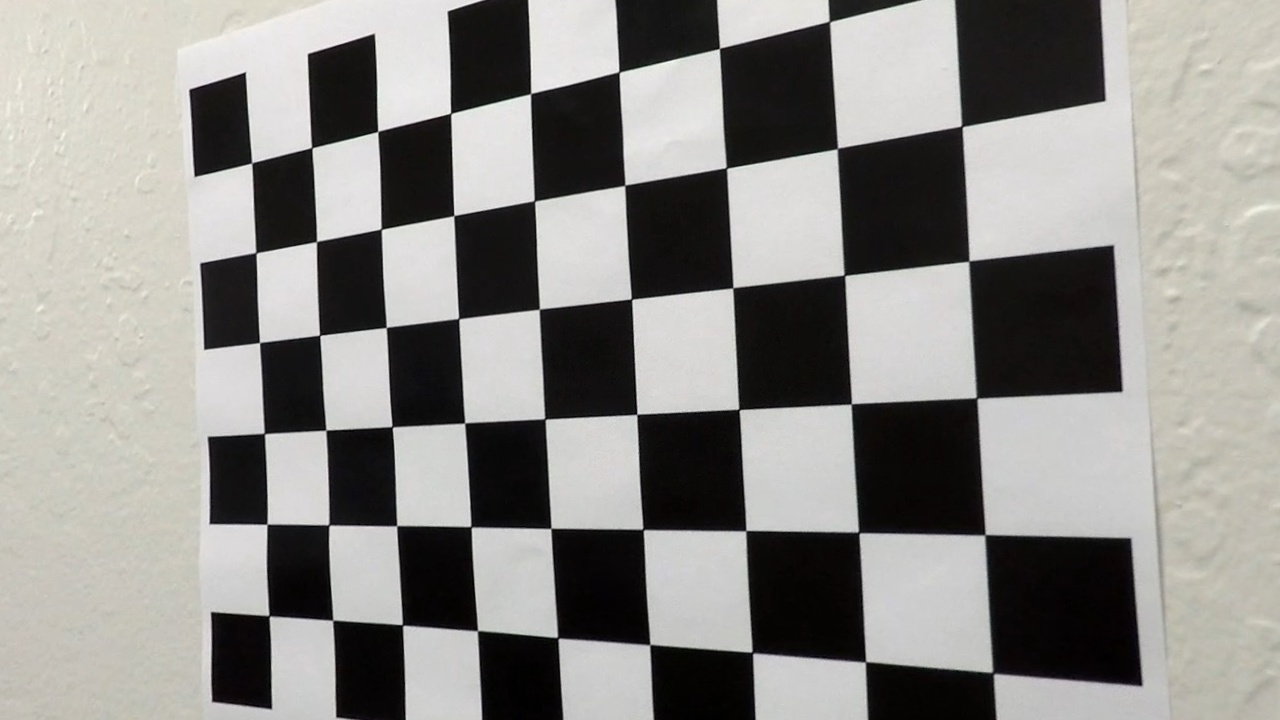
#> input picture output_images/camera_calibration.jpg, 1280 x 720 px, given in place of calibration5.jpg, which was not available
$ jupyter execute --allow-errors AdvancedLaneLines.ipynb   (shell and % lines are left out)   (older library calls are emulated)
#> lines starting #> are read from the running program, lines starting #| are printed output that depends on the picture; pictures that were not available may be replaced by others from this repository, and a replacement may not be noted
[cell 1]
import numpy as np
import cv2
import glob
import matplotlib.pyplot as plt
import pickle
import matplotlib.image as mpimg

globalcount = 1
chess_board_size_x = 9
chess_board_size_y = 6

# prepare object points, like (0,0,0), (1,0,0), (2,0,0) ....,(6,5,0)
objp = np.zeros((chess_board_size_y * chess_board_size_x,3), np.float32)
objp[:,:2] = np.mgrid[0:chess_board_size_x, 0:chess_board_size_y].T.reshape(-1,2)

# Arrays to store object points and image points from all the images.
objpoints = [] # 3d points in real world space
imgpoints = [] # 2d points in image plane.

# Make a list of calibration images
images = glob.glob('camera_cal/calibration*.jpg')

# Step through the list and search for chessboard corners
for idx, fname in enumerate(images):
    img = cv2.imread(fname)
    gray = cv2.cvtColor(img, cv2.COLOR_BGR2GRAY)

    # Find the chessboard corners
    ret, corners = cv2.findChessboardCorners(gray, (chess_board_size_x,chess_board_size_y), None)

    # If found, add object points, image points
    if ret == True:
        #print ("Found corners")
        objpoints.append(objp)
        imgpoints.append(corners)


print ("Found object points:", len(objpoints), " & corners: ", len(imgpoints))

[cell 2]
# modularing code
def undistort_lens(img, objp, imgp):
    # Do camera calibration given object points and image points
    img_size = (img.shape[1], img.shape[0])
    ret, mtx, dist, rvecs, tvecs = cv2.calibrateCamera(objpoints, imgpoints, img_size,None,None)

    dst = cv2.undistort(img, mtx, dist, None, mtx)
    return dst, mtx, dist

[cell 3]

# Test undistortion on an image
cal_img = mpimg.imread('camera_cal/calibration5.jpg')
#> cal_img is the input picture: shape (720, 1280, 3); mean R, G, B 140.8, 139.4, 135.9


#> (the rest of this cell did not finish here and is left out)

#----test with real image

img = mpimg.imread('test_images/orig3087.jpg')


dst, mtx, dist = undistort_lens(img, objpoints, imgpoints)

cv2.imwrite('output_images/test_undistorted.jpg',dst)

# Save the camera calibration result for later use (we won't worry about rvecs / tvecs)
dist_pickle = {}
dist_pickle["mtx"] = mtx
dist_pickle["dist"] = dist
# save the calibration so that we don't keep running the same. assuming lens is the same
pickle.dump( dist_pickle, open( "camera_cal/adv_lane_pickle.p", "wb" ) )
#dst = cv2.cvtColor(dst, cv2.COLOR_BGR2RGB)
# Visualize undistortion
f, (ax1, ax2) = plt.subplots(1, 2, figsize=(20,10))
ax1.imshow(cal_img)
ax1.set_title('Original Image', fontsize=30)
ax2.imshow(cal_dst)
ax2.set_title('Undistorted Image', fontsize=30)

#--
f, (ax3, ax4) = plt.subplots(1, 2, figsize=(20,10))
ax3.imshow(img)
ax3.set_title('Original Image', fontsize=30)
ax4.imshow(dst)
ax4.set_title('Undistorted Image', fontsize=30)

[cell 4]
def save_image(img, file):


    bgr_img = cv2.cvtColor(img, cv2.COLOR_RGB2BGR)
    cv2.imwrite(file, bgr_img)

[cell 5]
def get_src_dest_warp_points(image):

    """
    corners = np.float32([[230, 690], [585, 450], [700, 455], [1060, 690]])
    new_top_left = np.array([corners[0, 0], 0])
    new_top_right = np.array([corners[3, 0], 0])
    offset = [50, 0]
    """
    img_size = (image.shape[1], image.shape[0])

    src = np.float32(
        [[580, 460],
         [200, 720],
         [706, 460],
         [1140, 720]])

    # Four Destination Points
    dst = np.float32(
        [[200, 100],
         [200, 720],
         [1040, 100],
         [1040, 720]])

    #src = np.float32([corners[0], corners[1], corners[2], corners[3]])
    #dst = np.float32([corners[0] + offset, new_top_left + offset, new_top_right - offset, corners[3] - offset])

    """ this piece wasnt working too well. Used picture editor to manually come up with corners
    src = np.float32(
    [[(img_size[0] / 2) - 55, img_size[1] / 2 + 100],
    [((img_size[0] / 6) - 10), img_size[1]],
    [(img_size[0] * 5 / 6) + 60, img_size[1]],
    [(img_size[0] / 2 + 55), img_size[1] / 2 + 100]])

    dst = np.float32(
    [[(img_size[0] / 4), 0],
    [(img_size[0] / 4), img_size[1]],
    [(img_size[0] * 3 / 4), img_size[1]],
    [(img_size[0] * 3 / 4), 0]])
    """

    #print (src)
    #print (dst)
    return src, dst

[cell 6]
image = cv2.imread("test_images/orig3087.jpg")
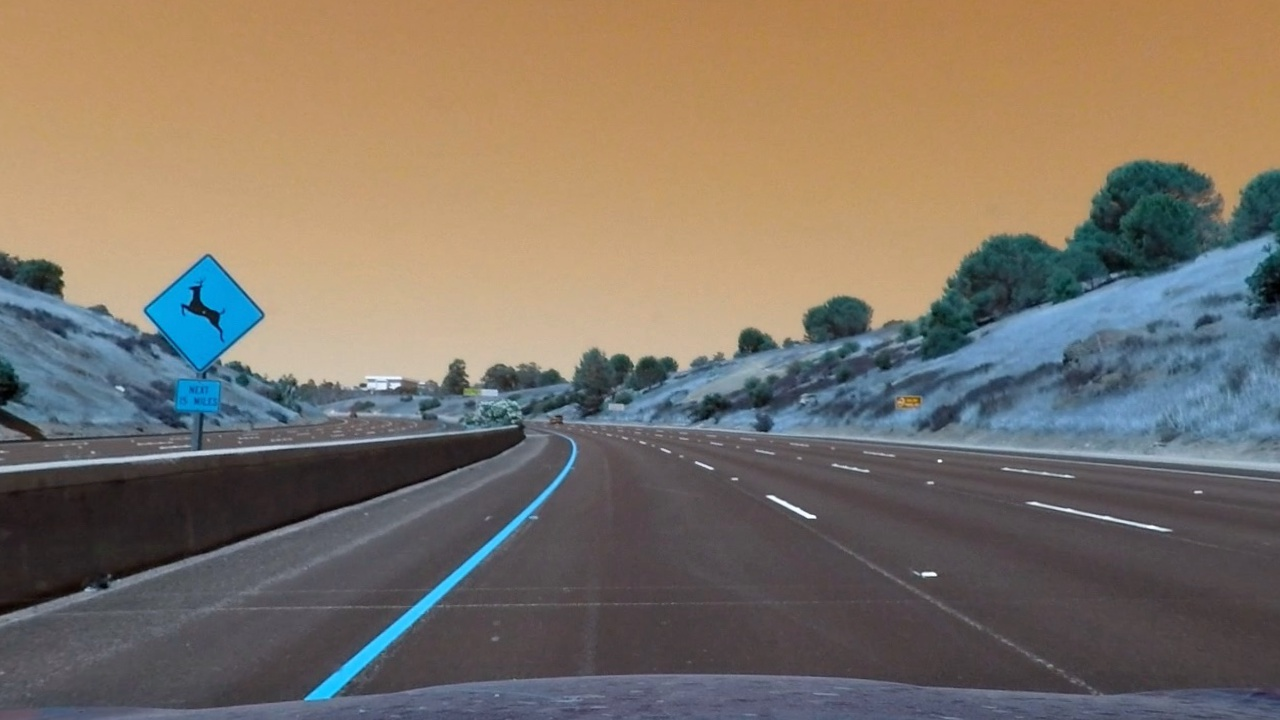
#> input picture output_images/test_undist.jpg, 1280 x 720 px, given in place of orig3087.jpg, which was not available
#> image is the input picture: shape (720, 1280, 3); mean B, G, R 103.8, 115.7, 126.3
src, dst = get_src_dest_warp_points(image)
#> src = [[580, 460], [200, 720], [706, 460], [1140, 720]]; dst = [[200, 100], [200, 720], [1040, 100], [1040, 720]]

# Plot the chosen source and destination points on the original image
points_image_src = cv2.cvtColor(image, cv2.COLOR_BGR2RGB)
points_image_dst = points_image_src.copy()


src_pts = src.reshape((-1, 1, 2)).astype("int32")
#> src_pts = [[580, 460], [200, 720], [706, 460], [1140, 720]]
cv2.polylines(points_image_src, [src_pts], True, (0, 255, 0), thickness=5)
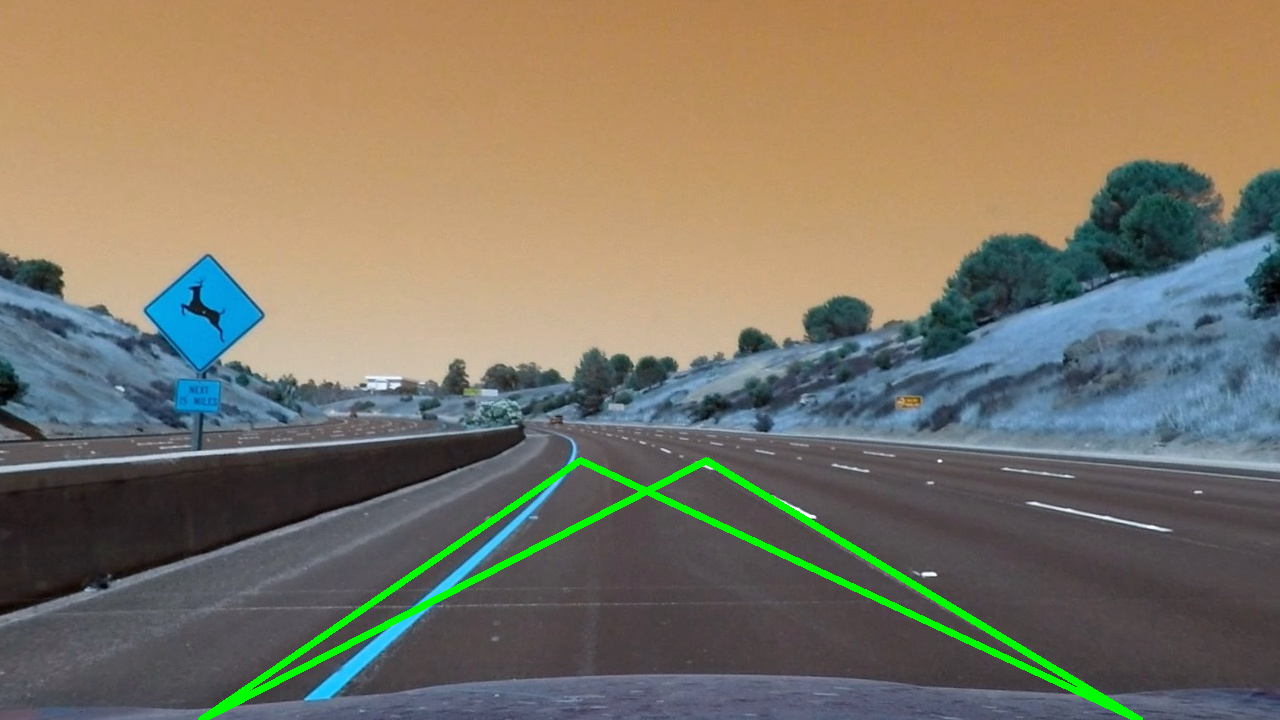
#> points_image_src: shape (720, 1280, 3); mean R, G, B 125, 118.5, 102.4

plt.figure(figsize=(20,10))
plt.subplot(1, 2, 1)
plt.imshow(points_image_src)
plt.title("Source points")
plt.axis("off")
save_image(points_image_src, "output_images/source_points.jpg")

dst_pts = dst.reshape((-1, 1, 2)).astype("int32")
#> dst_pts = [[200, 100], [200, 720], [1040, 100], [1040, 720]]
cv2.polylines(points_image_dst, [dst_pts], True, (255, 0, 0), thickness=15)
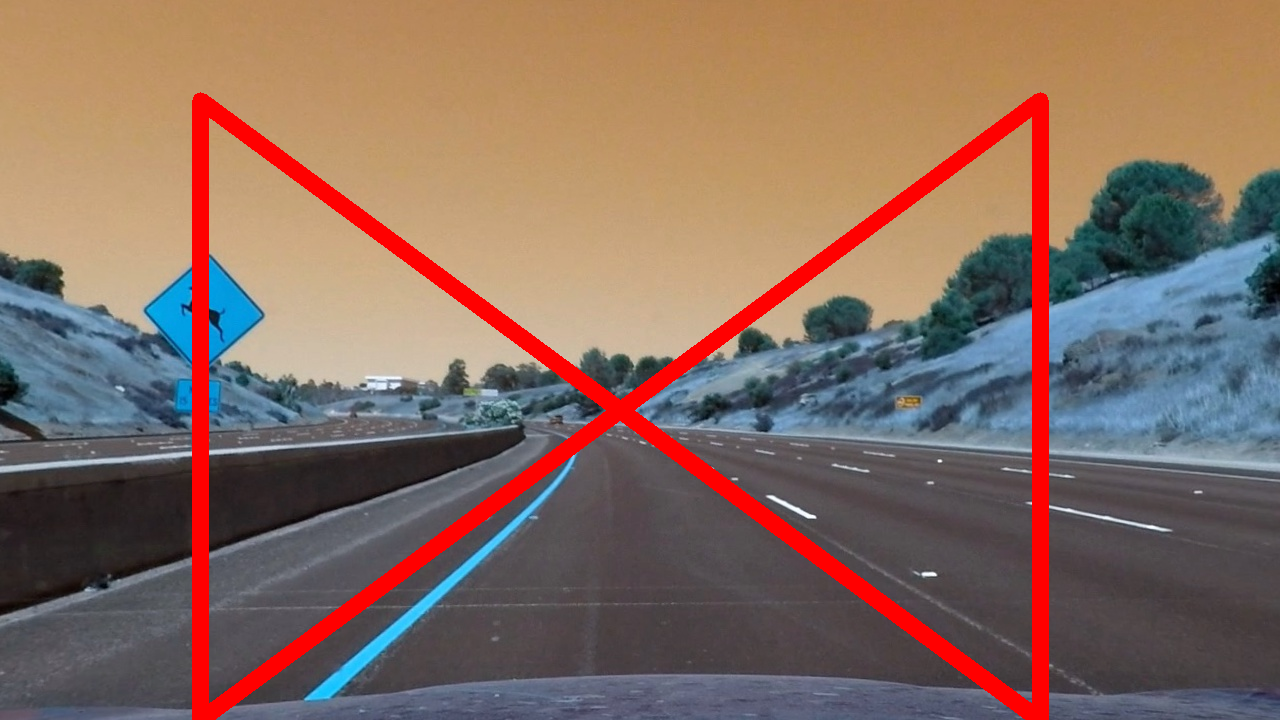
#> points_image_dst: shape (720, 1280, 3); mean R, G, B 134.5, 108.8, 97.3

plt.subplot(1, 2, 2)
plt.imshow(points_image_dst)
plt.title("Destination points")
plt.axis("off")
save_image(points_image_dst, "output_images/destination_points.jpg");
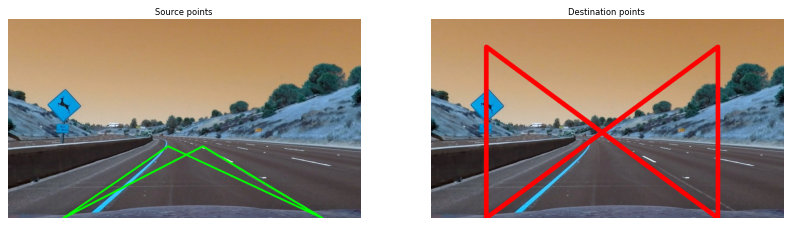
#> figure drawn by matplotlib, 2 panels
